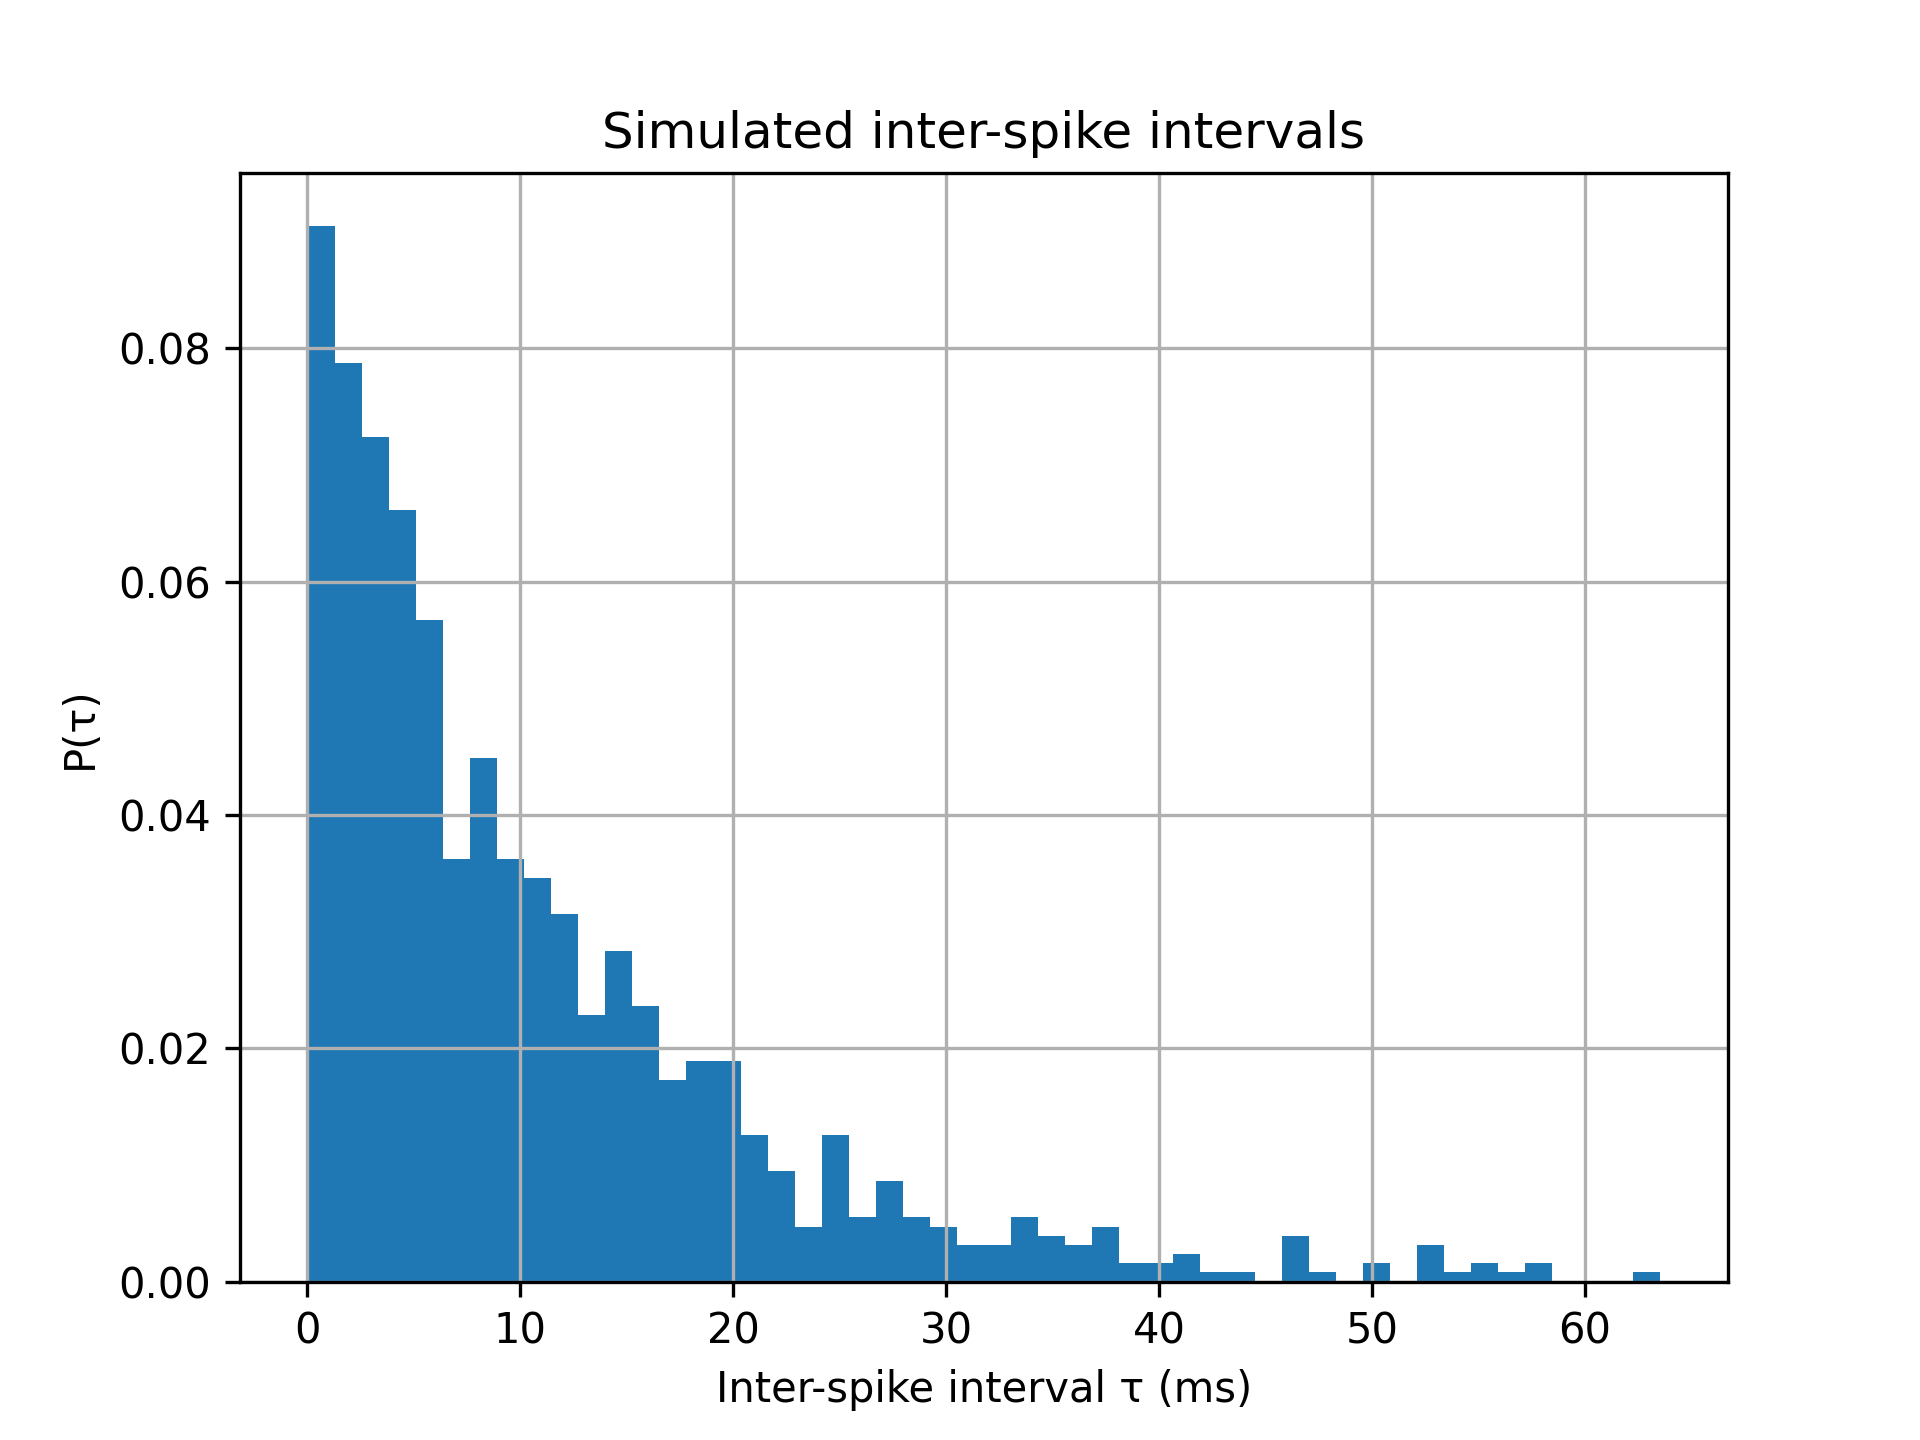

The Python source for this figure:
import numpy as np
import matplotlib.pyplot as plt

tau0 = 0
lambda_est = 0.0960427443569115

N = 1000

tau_sim = tau0 + np.random.exponential(1 / lambda_est, size=N)
t_sim = np.cumsum(tau_sim)

plt.hist(tau_sim, bins=50, density=True)

plt.xlabel("Inter-spike interval τ (ms)")
plt.ylabel("P(τ)")
plt.title("Simulated inter-spike intervals")
plt.grid(True)

plt.savefig("q4_simulation.png", dpi=300)
plt.show()

np.savetxt("q4_simulated_spike_times.txt", t_sim)
